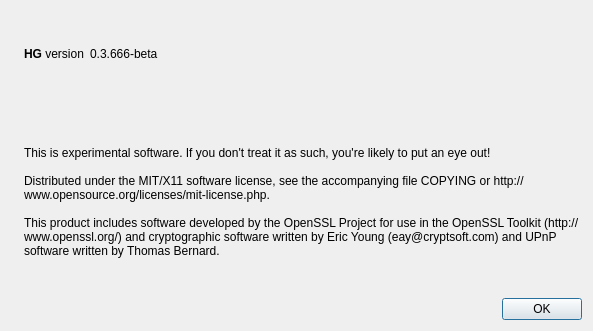
<?xml version="1.0" encoding="UTF-8"?>
<ui version="4.0">
 <class>AboutDialog</class>
 <widget class="QDialog" name="AboutDialog">
  <property name="geometry">
   <rect>
    <x>0</x>
    <y>0</y>
    <width>593</width>
    <height>331</height>
   </rect>
  </property>
  <property name="windowTitle">
   <string>About HG</string>
  </property>
  <layout class="QHBoxLayout" name="horizontalLayout_2">
   <item>
    <widget class="QLabel" name="label_4">
     <property name="sizePolicy">
      <sizepolicy hsizetype="Preferred" vsizetype="Ignored">
       <horstretch>0</horstretch>
       <verstretch>0</verstretch>
      </sizepolicy>
     </property>
     <property name="pixmap">
      <pixmap resource="../bitcoin.qrc">:/images/about</pixmap>
     </property>
    </widget>
   </item>
   <item>
    <layout class="QVBoxLayout" name="verticalLayout_2">
     <item>
      <spacer name="verticalSpacer_2">
       <property name="orientation">
        <enum>Qt::Vertical</enum>
       </property>
       <property name="sizeHint" stdset="0">
        <size>
         <width>20</width>
         <height>40</height>
        </size>
       </property>
      </spacer>
     </item>
     <item>
      <layout class="QHBoxLayout" name="horizontalLayout">
       <item>
        <widget class="QLabel" name="label">
         <property name="cursor">
          <cursorShape>IBeamCursor</cursorShape>
         </property>
         <property name="text">
          <string>&lt;b&gt;HG&lt;/b&gt; version</string>
         </property>
         <property name="textInteractionFlags">
          <set>Qt::LinksAccessibleByMouse|Qt::TextSelectableByKeyboard|Qt::TextSelectableByMouse</set>
         </property>
        </widget>
       </item>
       <item>
        <widget class="QLabel" name="versionLabel">
         <property name="cursor">
          <cursorShape>IBeamCursor</cursorShape>
         </property>
         <property name="text">
          <string notr="true">0.3.666-beta</string>
         </property>
         <property name="textInteractionFlags">
          <set>Qt::LinksAccessibleByMouse|Qt::TextSelectableByKeyboard|Qt::TextSelectableByMouse</set>
         </property>
        </widget>
       </item>
       <item>
        <spacer name="horizontalSpacer">
         <property name="orientation">
          <enum>Qt::Horizontal</enum>
         </property>
         <property name="sizeHint" stdset="0">
          <size>
           <width>40</width>
           <height>20</height>
          </size>
         </property>
        </spacer>
       </item>
      </layout>
     </item>
     <item>
      <widget class="QLabel" name="copyrightLabel">
       <property name="cursor">
        <cursorShape>IBeamCursor</cursorShape>
       </property>
       <property name="text">
        <string>


</string>
       </property>
       <property name="textInteractionFlags">
        <set>Qt::LinksAccessibleByMouse|Qt::TextSelectableByKeyboard|Qt::TextSelectableByMouse</set>
       </property>
      </widget>
     </item>
     <item>
      <widget class="QLabel" name="label_2">
       <property name="cursor">
        <cursorShape>IBeamCursor</cursorShape>
       </property>
       <property name="text">
        <string>
This is experimental software. If you don't treat it as such, you're likely to put an eye out!

Distributed under the MIT/X11 software license, see the accompanying file COPYING or http://www.opensource.org/licenses/mit-license.php.

This product includes software developed by the OpenSSL Project for use in the OpenSSL Toolkit (http://www.openssl.org/) and cryptographic software written by Eric Young (eay@cryptsoft.com) and UPnP software written by Thomas Bernard.</string>
       </property>
       <property name="wordWrap">
        <bool>true</bool>
       </property>
       <property name="textInteractionFlags">
        <set>Qt::LinksAccessibleByMouse|Qt::TextSelectableByKeyboard|Qt::TextSelectableByMouse</set>
       </property>
      </widget>
     </item>
     <item>
      <spacer name="verticalSpacer">
       <property name="orientation">
        <enum>Qt::Vertical</enum>
       </property>
       <property name="sizeHint" stdset="0">
        <size>
         <width>20</width>
         <height>40</height>
        </size>
       </property>
      </spacer>
     </item>
     <item>
      <widget class="QDialogButtonBox" name="buttonBox">
       <property name="orientation">
        <enum>Qt::Horizontal</enum>
       </property>
       <property name="standardButtons">
        <set>QDialogButtonBox::Ok</set>
       </property>
      </widget>
     </item>
    </layout>
   </item>
  </layout>
 </widget>
 <resources>
  <include location="../bitcoin.qrc"/>
 </resources>
 <connections>
  <connection>
   <sender>buttonBox</sender>
   <signal>accepted()</signal>
   <receiver>AboutDialog</receiver>
   <slot>accept()</slot>
   <hints>
    <hint type="sourcelabel">
     <x>360</x>
     <y>308</y>
    </hint>
    <hint type="destinationlabel">
     <x>157</x>
     <y>274</y>
    </hint>
   </hints>
  </connection>
  <connection>
   <sender>buttonBox</sender>
   <signal>rejected()</signal>
   <receiver>AboutDialog</receiver>
   <slot>reject()</slot>
   <hints>
    <hint type="sourcelabel">
     <x>428</x>
     <y>308</y>
    </hint>
    <hint type="destinationlabel">
     <x>286</x>
     <y>274</y>
    </hint>
   </hints>
  </connection>
 </connections>
</ui>
